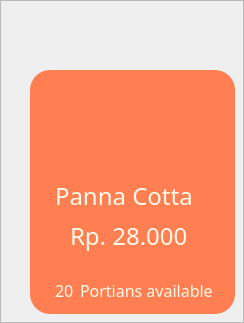
                              <widget class="QFrame" name="Frame_Panna">
                               <property name="styleSheet">
                                <string notr="true"/>
                               </property>
                               <property name="frameShape">
                                <enum>QFrame::StyledPanel</enum>
                               </property>
                               <property name="frameShadow">
                                <enum>QFrame::Raised</enum>
                               </property>
                               <widget class="QPushButton" name="But_Panna">
                                <property name="geometry">
                                 <rect>
                                  <x>30</x>
                                  <y>70</y>
                                  <width>205</width>
                                  <height>244</height>
                                 </rect>
                                </property>
                                <property name="styleSheet">
                                 <string notr="true">QPushButton{
background-color:rgb(255, 127, 82);
padding:50px 80px;
border:none;
border-radius:20px;

}
QPushButton:hover{
background-color:rgb(65, 119, 167);
}</string>
                                </property>
                                <property name="text">
                                 <string/>
                                </property>
                               </widget>
                               <widget class="QLabel" name="Label_Panna">
                                <property name="geometry">
                                 <rect>
                                  <x>55</x>
                                  <y>180</y>
                                  <width>161</width>
                                  <height>31</height>
                                 </rect>
                                </property>
                                <property name="font">
                                 <font>
                                  <family>Poppins</family>
                                  <pointsize>18</pointsize>
                                 </font>
                                </property>
                                <property name="styleSheet">
                                 <string notr="true">background-color:none;
color:rgb(254, 251, 234);</string>
                                </property>
                                <property name="text">
                                 <string>Panna Cotta</string>
                                </property>
                               </widget>
                               <widget class="QLabel" name="label_114">
                                <property name="geometry">
                                 <rect>
                                  <x>70</x>
                                  <y>220</y>
                                  <width>121</width>
                                  <height>31</height>
                                 </rect>
                                </property>
                                <property name="font">
                                 <font>
                                  <family>Poppins</family>
                                  <pointsize>18</pointsize>
                                 </font>
                                </property>
                                <property name="styleSheet">
                                 <string notr="true">background-color:none;
color:rgb(254, 251, 234);</string>
                                </property>
                                <property name="text">
                                 <string>Rp. 28.000</string>
                                </property>
                               </widget>
                               <widget class="QPushButton" name="pushButton_38">
                                <property name="geometry">
                                 <rect>
                                  <x>60</x>
                                  <y>0</y>
                                  <width>141</width>
                                  <height>151</height>
                                 </rect>
                                </property>
                                <property name="styleSheet">
                                 <string notr="true">QPushButton{
background-color:none;
padding:50px 80px;
border:none;
border-radius:75px;
}</string>
                                </property>
                                <property name="text">
                                 <string/>
                                </property>
                                <property name="icon">
                                 <iconset>
                                  <normaloff>icon/7.png</normaloff>icon/7.png</iconset>
                                </property>
                                <property name="iconSize">
                                 <size>
                                  <width>140</width>
                                  <height>140</height>
                                 </size>
                                </property>
                               </widget>
                               <widget class="QLabel" name="label_67">
                                <property name="geometry">
                                 <rect>
                                  <x>80</x>
                                  <y>280</y>
                                  <width>151</width>
                                  <height>21</height>
                                 </rect>
                                </property>
                                <property name="font">
                                 <font>
                                  <family>Poppins</family>
                                  <pointsize>12</pointsize>
                                 </font>
                                </property>
                                <property name="styleSheet">
                                 <string notr="true">background-color:none;
color:rgb(254, 251, 234);</string>
                                </property>
                                <property name="text">
                                 <string>Portians available</string>
                                </property>
                               </widget>
                               <widget class="QLabel" name="Lbl_Stock_Panna">
                                <property name="geometry">
                                 <rect>
                                  <x>55</x>
                                  <y>280</y>
                                  <width>21</width>
                                  <height>21</height>
                                 </rect>
                                </property>
                                <property name="font">
                                 <font>
                                  <family>Poppins</family>
                                  <pointsize>12</pointsize>
                                 </font>
                                </property>
                                <property name="styleSheet">
                                 <string notr="true">background-color:none;
color:rgb(254, 251, 234);</string>
                                </property>
                                <property name="text">
                                 <string>20</string>
                                </property>
                               </widget>
                              </widget>
